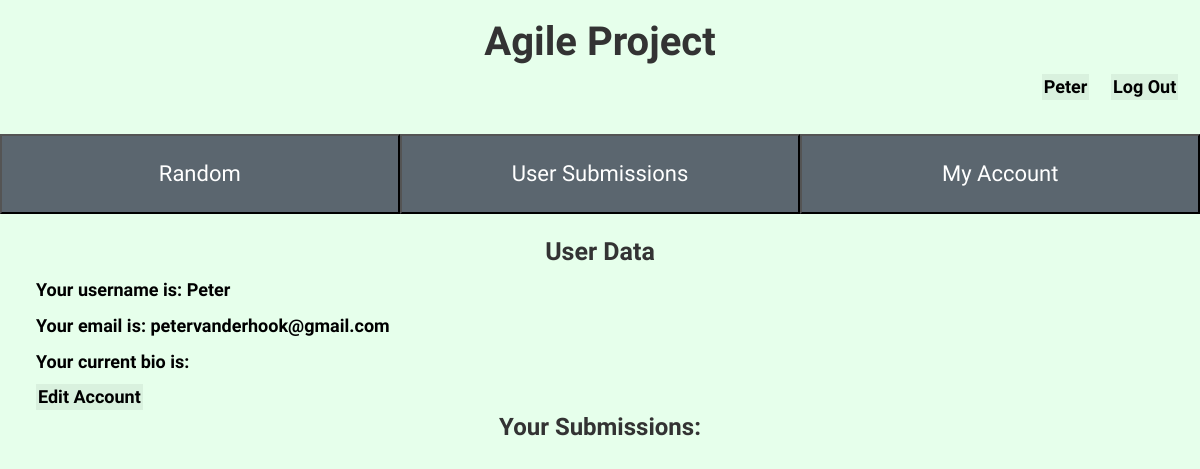
Page /account (signed in) on the earlier database version.
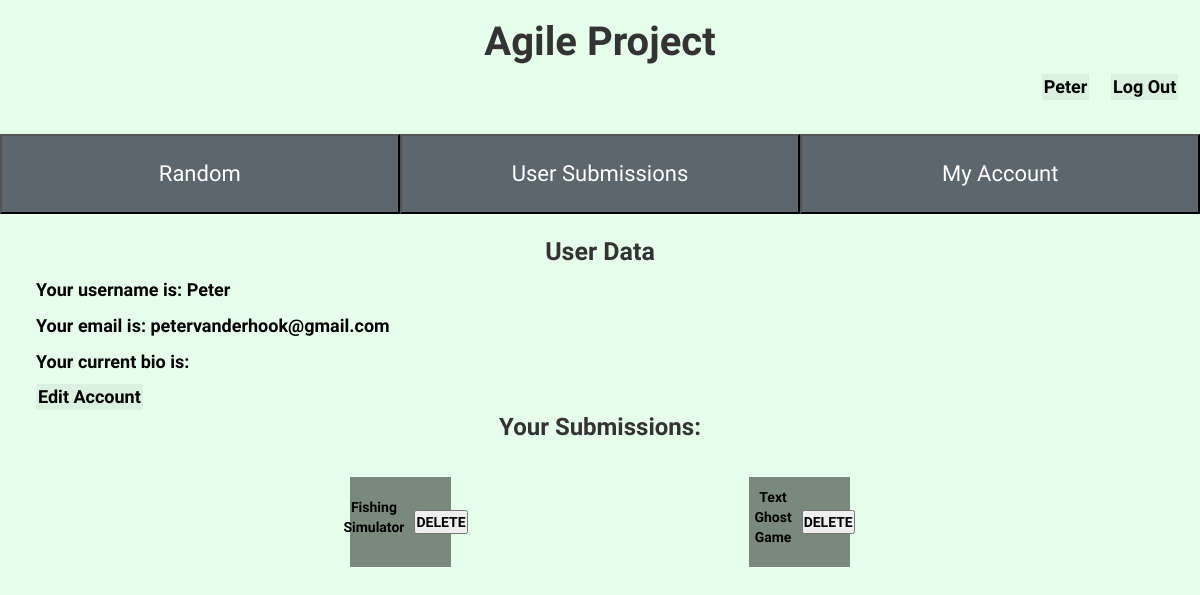
Same page on the later database version.
### main.py (models this page shows)
class Replit(db.Model):
  __tablename__ = 'replit'
  replit_id = db.Column(db.Integer, primary_key = True)
  replit_name = db.Column(db.String(128))
  replit_link = db.Column(db.String(256), unique=True)
  replit_uploader_id = db.Column(db.Integer, db.ForeignKey('user.id'))
  replit_description = db.Column(db.String(512), default = "")

### main.py (the view)
@app.route('/account', methods=['GET', 'POST'])
@login_required
def account():
  form = UserForm()
  user_uploads = get_user_uploads()
  print(current_user)
  return render_template('account.html', name=current_user.username, email = current_user.email, bio=current_user.bio, form=form, uploads=user_uploads, edit=False)

### main.py (called while the page is built)
@login_manager.user_loader
def load_user(id):
  return User.query.get(int(id))

def get_user_uploads():
  all_replits = Replit.query.all()
  uploader_replits = []
  for item in all_replits:
    if current_user.id == item.replit_uploader_id:
      uploader_replits.append(item)
  return uploader_replits

### templates/account.html (shortened to what this page needs)
{% extends "bootstrap/base.html" %}
{% import "bootstrap/wtf.html" as wtf %}
{% block styles %}
{{ super() }}
<link rel="stylesheet" href='/static/style.css'/>
{% endblock %}
{% block content %}
<h1>Agile Project</h1>
  <nav>
        {% if current_user.is_authenticated %}
        <ul class = "sign">
            <li><a href = "{{url_for('account')}}"><button class = "accountBtn">{{ name }}</button></a></li>
            <li><a href = "{{url_for('logout')}}"><button class = "signupbtn">Log Out</button></a></li>
        </ul>
        {% else %}
        <ul class = "sign">
            <li><a href = "{{url_for('signup')}}"><button class = "signupbtn">Sign up</button></a></li>
            <li><a href = "{{url_for('login')}}"><button class = "homebtn">Log In</button></a></li>
        </ul>
        {% endif %}
    </nav>
<nav>
    <ul>
        <li><a href = {{ url_for('index') }}><button class = "nav_button">Random</button></a></li>
        <li><a href = {{ url_for('submissions') }}><button class = "nav_button">User Submissions</button></a></li>
        <li><a href = {{ url_for('account') }}><button class = "nav_button">My Account</button></a></li>
    </ul>
</nav>
<body>
    <div style="margin-left: 3%;margin-right: 3%;">
        <h2>User Data</h2>
        <p class = "user_info">Your username is: {{ name }}</p>
        <p class = "user_info">Your email is: {{ email }}</p>
        <div>
            <p class = "user_info">Your current bio is: {{ bio }}</p>
            {% if not edit %}
            <a href={{ url_for('account_edit') }}><button class="accountBtn">Edit Account</button></a>
            {% endif %}
        </div>
        <div style="display:flex; justify-content:center; align-items:center;font-size: x-large;"><p><strong>Your Submissions:</strong></p></div>
        <div class="submission-div">
            {% for item in uploads %}
            <div>
                <a href={{ url_for('view_content', replit_id_num = item.replit_id) }}
                    <p class="submission-text">{{ item.replit_name }}</p>
                    <a href={{url_for('delete_replit', replit_id_num=item.replit_id)}}><button name="delete_button">DELETE</button></a>
                </a>
            </div>
            {% endfor %}
        </div>
    </div>
    <div class = "terminal"></div>
</body>
</html>
{% endblock %}

Differences in the rows shown:
added Replit: replit_name "Fishing Simulator"
added Replit: replit_name "Text Ghost Game"
